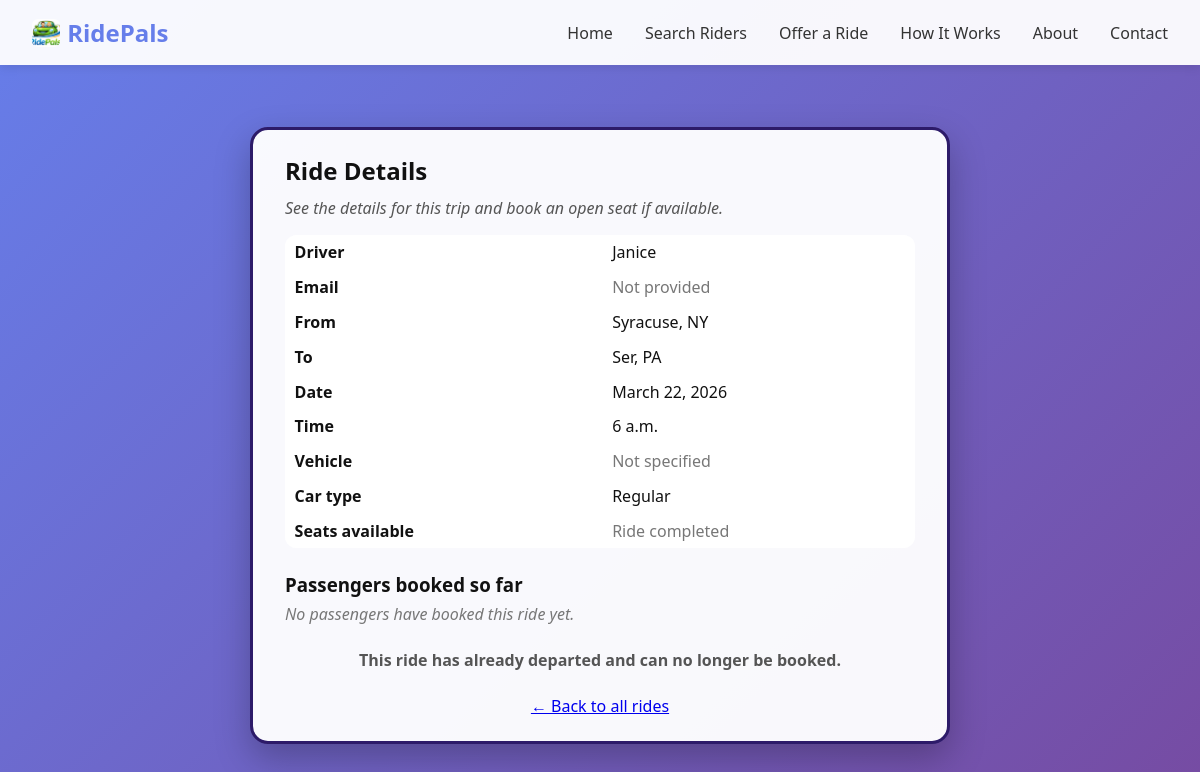
Screenshot of /rides/3/ with the database file from the repository.
### rides/models.py (models this page shows)
class Person(models.Model):
    first_name = models.CharField(max_length=100)
    last_name = models.CharField(max_length=100, blank=True)
    email = models.EmailField(blank=True)
    origination_city = models.CharField(max_length=100, default='')
    origination_state = models.CharField(max_length=2, default='')
    destination_city = models.CharField(max_length=100)
    destination_state = models.CharField(max_length=2)
    date = models.DateField()
    time = models.TimeField()
    taking_passengers = models.BooleanField()
    seats_available = models.IntegerField()
    vehicle_type = models.CharField(max_length=100, blank=True)
    car_class = models.CharField(
        max_length=20,
        choices=[("regular", "Regular"), ("premium", "Premium")],
        default="regular",
    )

### rides/views.py (the view)
# urls.py: path("<int:ride_id>/", views.ride_detail, name="detail"),
def ride_detail(request, ride_id):
  ride = get_object_or_404(Person, id=ride_id)
  today = date.today()
  now_time = datetime.now().time()
  is_past = (ride.date < today) or (ride.date == today and ride.time < now_time)
  passengers = ride.bookings.order_by("booked_at")
  context = {
    "ride": ride,
    "is_past": is_past,
    "is_full": ride.seats_available <= 0,
    "passengers": passengers,
    "booking_form": BookingForm(),
  }
  return render(request, "ride_detail.html", context)

### rides/templates/ride_detail.html
{% extends "base.html" %}
{% block content %}
<div class="card" style="max-width: 700px; margin: 30px auto; color: #111; padding: 1.5rem 2rem;">
  <h2 style="margin-bottom: 10px;">Ride Details</h2>
  <p style="margin-bottom: 1rem; font-style: italic; color: #555;">
    See the details for this trip and book an open seat if available.
  </p>
  <table style="width: 100%; border-collapse: collapse; margin-bottom: 1.5rem;">
    <tr>
      <th style="text-align: left; padding: 0.4rem 0.6rem;">Driver</th>
      <td style="padding: 0.4rem 0.6rem;">
        {{ ride.first_name }}{% if ride.last_name %} {{ ride.last_name }}{% endif %}
      </td>
    </tr>
    <tr>
      <th style="text-align: left; padding: 0.4rem 0.6rem;">Email</th>
      <td style="padding: 0.4rem 0.6rem;">
        {% if ride.email %}{{ ride.email }}{% else %}<span style="color:#777;">Not provided</span>{% endif %}
      </td>
    </tr>
    <tr>
      <th style="text-align: left; padding: 0.4rem 0.6rem;">From</th>
      <td style="padding: 0.4rem 0.6rem;">
        {{ ride.origination_city }}, {{ ride.origination_state }}
      </td>
    </tr>
    <tr>
      <th style="text-align: left; padding: 0.4rem 0.6rem;">To</th>
      <td style="padding: 0.4rem 0.6rem;">
        {{ ride.destination_city }}, {{ ride.destination_state }}
      </td>
    </tr>
    <tr>
      <th style="text-align: left; padding: 0.4rem 0.6rem;">Date</th>
      <td style="padding: 0.4rem 0.6rem;">{{ ride.date }}</td>
    </tr>
    <tr>
      <th style="text-align: left; padding: 0.4rem 0.6rem;">Time</th>
      <td style="padding: 0.4rem 0.6rem;">{{ ride.time }}</td>
    </tr>
    <tr>
      <th style="text-align: left; padding: 0.4rem 0.6rem;">Vehicle</th>
      <td style="padding: 0.4rem 0.6rem;">
        {% if ride.vehicle_type %}{{ ride.vehicle_type }}{% else %}<span style="color:#777;">Not specified</span>{% endif %}
      </td>
    </tr>
    <tr>
      <th style="text-align: left; padding: 0.4rem 0.6rem;">Car type</th>
      <td style="padding: 0.4rem 0.6rem;">{{ ride.get_car_class_display }}</td>
    </tr>
    <tr>
      <th style="text-align: left; padding: 0.4rem 0.6rem;">Seats available</th>
      <td style="padding: 0.4rem 0.6rem;">
        {% if is_past %}
          <span style="color:#777;">Ride completed</span>
        {% elif is_full %}
          <span style="color:#b91c1c; font-weight: 600;">Full (no seats left)</span>
        {% else %}
          {{ ride.seats_available }}
        {% endif %}
      </td>
    </tr>
  </table>
  <div style="margin-bottom: 1.5rem;">
    <h3 style="margin-bottom: 0.4rem;">Passengers booked so far</h3>
    {% if passengers %}
      <ul style="list-style: none; padding-left: 0;">
        {% for p in passengers %}
          <li style="margin-bottom: 0.25rem;">
            {{ p.first_name }} {% if p.last_name %}{{ p.last_name }}{% endif %}
          </li>
        {% endfor %}
      </ul>
    {% else %}
      <p style="color:#777; font-style: italic;">No passengers have booked this ride yet.</p>
    {% endif %}
  </div>
  {% if not is_past and not is_full %}
    <form action="{% url 'rides:book' ride.id %}" method="post" style="text-align: left; margin-top: 1rem;">
      {% csrf_token %}
      <h3 style="margin-bottom: 0.6rem;">Book a seat</h3>
      {{ booking_form.as_p }}
      <div style="text-align: center; margin-top: 0.5rem;">
        <button type="submit" class="btn btn-primary">Book a Seat</button>
      </div>
    </form>
  {% else %}
    <p style="text-align: center; font-weight: 600; color:#555;">
      {% if is_past %}
        This ride has already departed and can no longer be booked.
      {% else %}
        This ride is currently full and cannot accept more passengers.
      {% endif %}
    </p>
  {% endif %}
  <div style="margin-top: 1.5rem; text-align: center;">
    <a href="{% url 'rides:index' %}">&larr; Back to all rides</a>
  </div>
</div>
{% endblock %}

### static/main.css (style rules this page uses)
* { margin: 0; padding: 0; box-sizing: border-box; }
body { font-family: 'Segoe UI', Tahoma, Geneva, Verdana, sans-serif; background: linear-gradient(135deg, #667eea 0%, #764ba2 100%); min-height: 100vh; display: flex; flex-direction: column; }
.card { background: rgba(255, 255, 255, 0.96); border-radius: 18px; box-shadow: 0 14px 35px rgba(0, 0, 0, 0.25); border: 3px solid #2d1b69; }
.card h2 { font-family: "Trebuchet MS", "Gill Sans", system-ui, -apple-system, BlinkMacSystemFont, "Segoe UI", sans-serif; }
.card table { background: #ffffff; border-radius: 12px; overflow: hidden; }
.card table td, .card table th { background-color: #ffffff; padding: 0.5rem 0.75rem; }

### rows the page displays
Person: first_name "Janice", origination_city "Syracuse", origination_state "NY", destination_city "Ser", destination_state "PA", date "March 22, 2026", time "6 a.m.", car_class "Regular"
